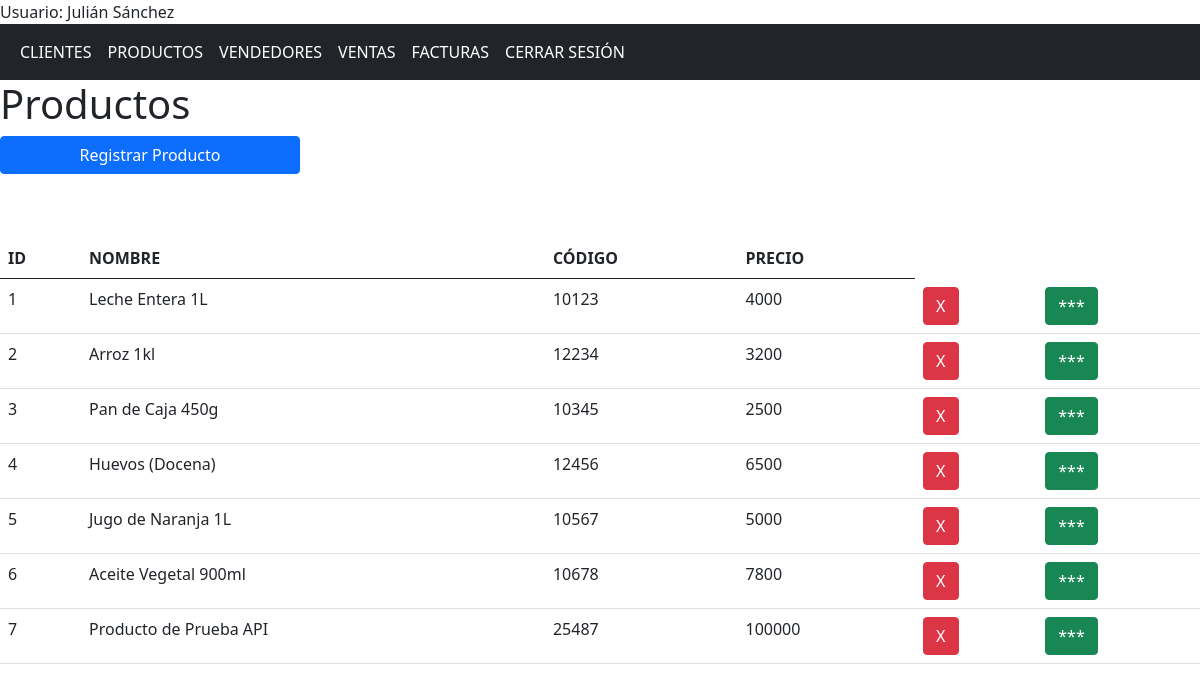
/productos (signed in), run on the app's committed database.
### app/models/models.py (models this page shows, shortened)
class Usuario(db.Model, UserMixin):
    id = db.Column(db.Integer, primary_key = True)
    nombre = db.Column(db.String(150), nullable = False)
    correo = db.Column(db.String(150), nullable = False, unique = True)
    contrasena = db.Column(db.String(150), nullable = False)

class Producto(db.Model):
    id = db.Column(db.Integer, primary_key = True)
    nombre = db.Column(db.String(150), nullable = False)
    precio = db.Column(db.Integer, nullable = False)
    codigo = db.Column(db.String(150), nullable = False, unique = True)
    compras = db.relationship('CompraProducto', backref='producto')
    facturas = db.relationship('FacturaProducto', backref='producto')

### app/controllers/nav.py (the view)
@nav.route('/productos')
@login_required
def productos():
    productos = Producto.query.all()
    return render_template('productos.html', productos = productos)

### app/templates/productos.html (shortened to what this page needs)
{% extends "base.html" %}
{% block contenido %}
    <div class="row">
        <h1>Productos</h1>
    </div>
    <button class=" btn btn-primary col-sm-3 mb-3" id="registrar">Registrar Producto</button>
    <div class="row mt-5">
    <div class="col">
        <table class="table table-hover">
            <tr>
                <th>ID</th>
                <th>NOMBRE</th>
                <th>CÓDIGO</th>
                <th>PRECIO</th>
            </tr>
            <tbody id="tbody">
                {% for producto in productos %}
                <tr>
                    <td>{{producto.id}}</td>
                    <td>{{producto.nombre}}</td>
                    <td>{{producto.codigo}}</td>
                    <td>{{producto.precio}}</td>
                    <form action="{{url_for('producto.eliminar_producto')}}" method="post">
                        <td><button class="btn btn-danger" name="id" value="{{producto.id}}" type="submit">X</button></td>
                        <td><button class="btn btn-success boton_info" name="info" value="{{producto.id}}" type="button">***</button></td>
                    </form>
                </tr>
                {% endfor%}
            </tbody>
        </table>
    </div>
    </div>
{% endblock %}

### app/templates/base.html (shortened to what this page needs)
<!DOCTYPE html>
<html lang="en">
<head>
    <link href="https://cdn.jsdelivr.net/npm/bootstrap@5.0.2/dist/css/bootstrap.min.css" rel="stylesheet">
    <link rel="stylesheet" href="{{ url_for('static', filename='css/styles.css') }}">
</head>
<body>
    {% if current_user.is_authenticated %}
    <div>Usuario: {{ current_user.nombre }}</div>
    {% endif %}
    <nav class="navbar navbar-expand-sm bg-dark navbar-dark">
        <div class="container-fluid">
            <ul class="navbar-nav">
                {% if current_user.is_authenticated %}
                <li class="nav-item">
                    <a class="nav-link active" href="{{url_for('nav.clientes')}}"> CLIENTES</a>
                </li>
                <li class="nav-item">
                    <a class="nav-link active" href="{{url_for('nav.productos')}}">PRODUCTOS</a>
                </li>
                <li class="nav-item">
                    <a class="nav-link active" href="{{url_for('nav.vendedores')}}">VENDEDORES</a>
                </li>
                <li class="nav-item">
                    <a class="nav-link active" href="{{url_for('nav.compras')}}">VENTAS</a>
                </li>
                <li class="nav-item">
                    <a class="nav-link active" href="{{url_for('nav.facturas')}}">FACTURAS</a>
                </li>
                <li class="nav-item">
                    <a class="nav-link active" href="{{url_for('aut.logout')}}">CERRAR SESIÓN</a>
                </li>
                {% endif %}
            </ul>
        </div>
    </nav>
    {%block contenido%}{%endblock%}
</body>
</html>

### data on the page
Usuario: nombre "Julián Sánchez"
Producto: id "1", nombre "Leche Entera 1L", codigo "10123", precio "4000"
Producto: id "2", nombre "Arroz 1kl", codigo "12234", precio "3200"
Producto: id "3", nombre "Pan de Caja 450g", codigo "10345", precio "2500"
Producto: id "4", nombre "Huevos (Docena)", codigo "12456", precio "6500"
Producto: id "5", nombre "Jugo de Naranja 1L", codigo "10567", precio "5000"
Producto: id "6", nombre "Aceite Vegetal 900ml", codigo "10678", precio "7800"
Producto: id "7", nombre "Producto de Prueba API", codigo "25487", precio "100000"
